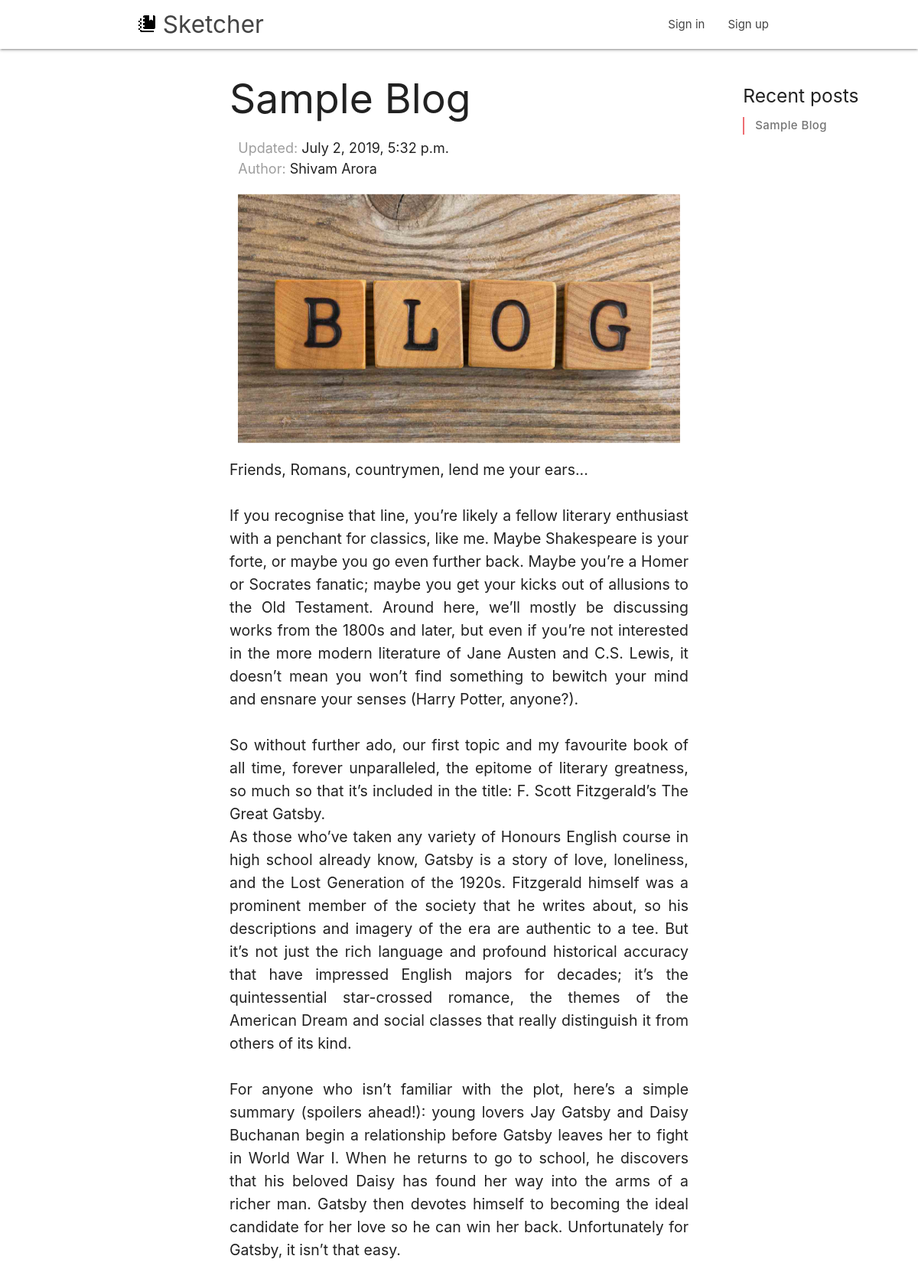
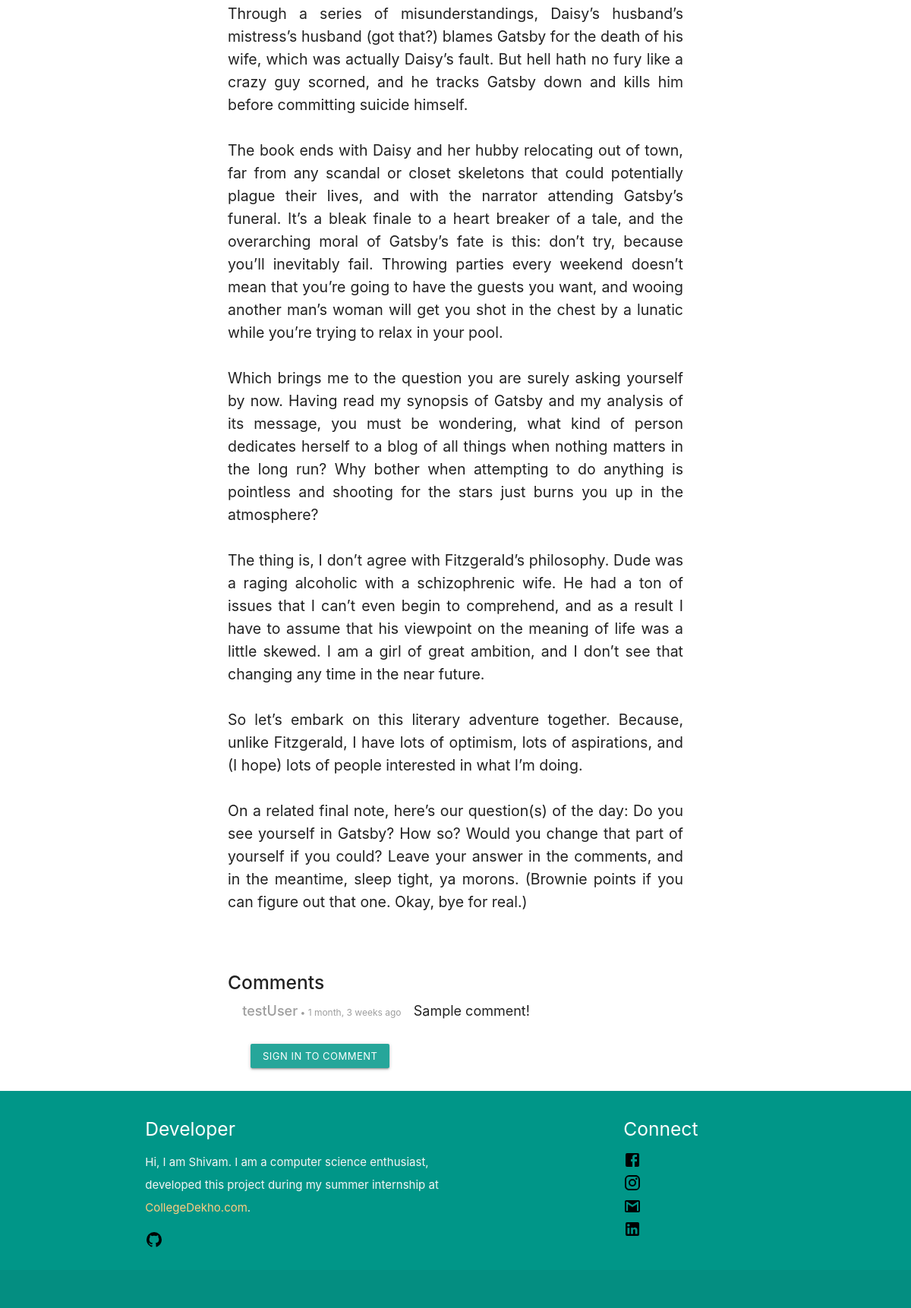
Screenshot of /shivam/sample-blog/ with the database file from the repository (2 pictures, top to bottom).
### sketcher/models.py (models this page shows, shortened)
class Post(models.Model):
    title = models.CharField(max_length=200)
    slug = models.SlugField(max_length=200, unique=True, primary_key=True)
    author = models.ForeignKey(User, on_delete=models.CASCADE, default=1)
    updated_on = models.DateTimeField(auto_now=False, null=True)
    created_on = models.DateTimeField(auto_now_add=False, null=True)
    content = models.TextField()
    image = models.ImageField(upload_to='blog_images', blank=True)
    status = models.IntegerField(choices=STATUS, default=-1)

class Comment(models.Model):
    post = models.ForeignKey(Post, on_delete=models.CASCADE, related_name='comments')
    user = models.ForeignKey(User, on_delete=models.CASCADE, related_name='comments')
    body = models.TextField(blank=True)
    created = models.DateTimeField(auto_now_add=True)

### sketcher/views.py (the view)
# urls.py: path('<username>/<str:pk>/', views.display, name='blog'),
def display(request, username, pk):
    post = get_object_or_404(Post, pk=pk)
    commentData = CommentsForm(request.POST)
    comments = Comment.objects.filter(post=post)
    if request.method == 'POST':
        if commentData.is_valid():
            comment = commentData.save(commit=False)
            comment.post = post
            comment.user = request.user
            comment.save()
            commentsData = CommentsForm()
            return HttpResponseRedirect(request.META.get('HTTP_REFERER'))
            if request.user.is_authenticated:
                posts_list = Post.objects.filter(author=request.user).order_by('-created_on')
                return render(request, 'sketcher/display.html', {'post':post, 'posts_list':posts_list, 'global_posts': Post.objects.filter(status=1).order_by('-created_on')[:5], 'commentData':commentData, 'comments':comments})
            else:
                return render(request, 'sketcher/display.html', {'post':post, 'global_posts': Post.objects.filter(status=1).order_by('-created_on')[:5]})
    else:
        if request.user.is_authenticated:
                posts_list = Post.objects.filter(author=request.user).order_by('-created_on')
                return render(request, 'sketcher/display.html', {'post':post, 'posts_list':posts_list, 'global_posts': Post.objects.filter(status=1).order_by('-created_on')[:5], 'commentData':commentData, 'comments':comments})
        else:
            commentsData = CommentsForm()
            return render(request, 'sketcher/display.html', {'post':post, 'global_posts': Post.objects.filter(status=1).order_by('-created_on')[:5], 'commentData':commentData, 'comments':comments})

### sketcher/templates/sketcher/display.html (shortened to what this page needs)
{% load static %}
{% load humanize %}
{% load crispy_forms_tags %}
{% include 'sketcher/base_header.html' %}
<head><title>{{ post.title|title }} - Sketcher</title></head>
{% if posts_list or global_posts %}
  <div class="row" style="width: 20%; float: right;">
    <div class="col right hide-on-small-only m3 l2" style="position: absolute;">
      <ul class="section table-of-contents">
        {% if user.is_authenticated and user.username == post.author.username %}
          <li><h5>Your posts</h5></li>
          {% for post in posts_list %}
            <li><a name="{{ post.slug }}" href="{% url 'sketcher:blog' username=user.username pk=post.slug %}">{{ post.title|title }}</a></li>
          {% endfor %}
        {% else %}
          <li><h5>Recent posts</h5></li>
          {% for post in global_posts %}
            <li><a name="{{ post.slug }}" href="{% url 'sketcher:blog' username=post.author.username pk=post.slug %}">{{ post.title|title }}</a></li>
          {% endfor %}
        {% endif %}
      </ul>
    </div>
  </div>
{% endif %}
<div class="container" style="width: 50%; height: auto !important; min-height: 100%; margin-bottom: 20px;">
  <h2>{{ post.title|title }}
  </h2>
  <div class="row" style="font-size: 1.2rem;">
    <div class="col s12" >
      {% if post.status == 1 %}
        {% if post.updated_on %}
          <label style="font-size: 1.2rem;">Updated:</label>
        {% else %}
          <label style="font-size: 1.2rem;">Created:</label>
        {% endif %}
        <div style="display: inline;">
          {% if post.updated_on %}
            <span>{{ post.updated_on }}</span>
          {% else %}
            <span>{{ post.created_on }}</span>
          {% endif %}
        </div><br>
      {% endif %}
      <label style="font-size: 1.2rem;">Author:</label>
      <div style="display: inline;">
        <span>{{ post.author.first_name|title }} {{ post.author.last_name|title }}</span>
      </div>
      {% if post.image %}
        <img class="materialboxed" src="{{ post.image.url }}" style="max-width:100%; max-height:100%; padding:20px 0 20px 0">
      {% endif %}
    </div>
    <p class="flow-text" style="padding-top: 100px; font-size: 1.3rem; text-align: justify;">{{ post.content|linebreaksbr }}</p>
  </div>
  <br>
  <h5><strong>Comments</strong></h5>
  {% if comments %}
    {% for c in comments %}
      <span>
        <label for="comment"><strong style="font-size: 1.2rem;">{{ c.user.username }}</strong>&nbsp;&#8226;&nbsp;{{ c.created|naturaltime }}&emsp;</label>
        <span style="font-size: 1.2rem;">{{ c.body }}
      </span>
      <br/>
    {% endfor %}
  {% else %}
    <p>&emsp;No comments on this post.</p>
  {% endif %}
  {% if user.is_authenticated and user.username != post.author.username %}
    <form id="comment_form" class="register-form" method="POST">
        {% csrf_token %}
        {{ form.non_field_errors }}
        {{ commentData|crispy }}
        <button style="width: 3rem; height: 3.1em; margin-left: 5px" type='submit' class='input-field col btn btn-medium waves-effect teal lighten-1'><i class="material-icons">send</i></button>
    </form>
  {% elif not user.is_authenticated %}
      <a style="display: block; margin: 30px;" href="{% url 'sketcher:signin' %}"><button type='submit' name='btn_login' class='col btn btn-small waves-effect teal lighten-1'>Sign in to comment</button></a>
  {% endif %}
</div>
{% include 'sketcher/base_footer.html' %}

### sketcher/templates/sketcher/base_header.html (shortened to what this page needs)
{% load static %}
<head>
  <link href="{% static 'sketcher/css/materialize.css' %}" type="text/css" rel="stylesheet" media="screen,projection"/>
  <link href="{% static 'sketcher/css/style.css' %}" type="text/css" rel="stylesheet" media="screen,projection"/>
</head>
<header>
  <nav class="white" role="navigation">
    <div class="nav-wrapper container">
      <a id="logo-container" href="{% url 'sketcher:home' %}" title="Home" class="brand-logo">&nbsp;Sketcher</a>
      {% if not user.is_authenticated and request.path != '/signin/' and request.path != '/signup/' %}
        <ul class="right hide-on-med-and-down">
          <li><a href="{% url 'sketcher:signin' %}" title="Sign in">Sign in</a></li>
          <li><a href="{% url 'sketcher:signup' %}" title="Sign up">Sign up</a></li>
        </ul>
      {% endif %}
    </div>
  </nav>
</header>

### sketcher/templates/sketcher/base_footer.html (shortened to what this page needs)
{% load static %}
<footer class="page-footer teal" style="position: absolute; width: 100%;">
  <div class="container">
    <div class="row">
      <div class="col l6 s12">
        <h5 class="white-text">Developer</h5>
        <p class="grey-text text-lighten-4">Hi, I am Shivam. I am a computer science enthusiast, developed this project during my summer internship at <a class="orange-text text-lighten-3" href="https://www.collegedekho.com/" title="Find Top Colleges, Universities &amp; Institutes in India | Courses, Exams, Admission &amp; Fees" target="blank">CollegeDekho.com</a>.</p>
        <a href="https://github.com/shivamacs" title="Shivam's Github" target="blank"></a>
      </div>
      <div class="col l3 s12" style="float: right">
        <h5 class="white-text">Connect</h5>
        <ul>
          <li><a class="white-text" href="https://www.facebook.com/shivamxarora" title="Shivam's Facebook" target="blank"><svg style="width:24px;height:24px" viewBox="0 0 24 24">
              <path fill="#000000" d="M5,3H19A2,2 0 0,1 21,5V19A2,2 0 0,1 19,21H5A2,2 0 0,1 3,19V5A2,2 0 0,1 5,3M18,5H15.5A3.5,3.5 0 0,0 12,8.5V11H10V14H12V21H15V14H18V11H15V9A1,1 0 0,1 16,8H18V5Z" />
              </svg></a>
          </li>
          <li><a class="white-text" href="https://www.instagram.com/shivamxarora/" title="Shivam's Instagram" target="blank"></a>
          </li>
          <li><a class="white-text" href="mailto:arorashivam1212@gmail.com" title="Mail to Shivam" target="blank"><svg style="width:24px;height:24px" viewBox="0 0 24 24">
              <path fill="#000000" d="M20,18H18V9.25L12,13L6,9.25V18H4V6H5.2L12,10.25L18.8,6H20M20,4H4C2.89,4 2,4.89 2,6V18A2,2 0 0,0 4,20H20A2,2 0 0,0 22,18V6C22,4.89 21.1,4 20,4Z" />
              </svg></a>
          </li>
          <li><a class="white-text" href="https://www.linkedin.com/in/shivam-arora98" title="Shivam's LinkedIn" target="blank"></a>
          </li>
        </ul>
      </div>
    </div>
  </div>
  <div class="footer-copyright">
  </div>
</footer>

### sketcher/static/sketcher/css/style.css (style rules this page uses)
nav ul a, nav .brand-logo { color: #444; }
p { line-height: 2rem; }
footer.page-footer { margin: 0; }

### rows the page displays
Post: title "Sample Blog", updated_on "July 2, 2019, 5:32 p.m.", author.first_name "Shivam", author.last_name "Arora", image (picture), content "Friends, Romans, countrymen, lend me your ears... If you recognise that line, you’re likely a fellow literary enthusiast with a penchant for classics, like me. Maybe Shakespeare is your forte, or maybe you go even further back. Maybe you’re a Homer or Socrates fanatic; maybe you get your kicks out of allusions to the Old Testament. Around here, we’ll mostly be discussing works from the 1800s and later, but even if you’re not interested in the more modern literature of Jane Austen and C.S. Lewis, it doesn’t mean you won’t find something to bewitch your mind and ensnare your senses (Harry Potter, anyone?). So without further ado, our first topic and my favourite book of all time, forever…"
Comment: user.username "testUser", created "1 month, 3 weeks ago", body "Sample comment!"
